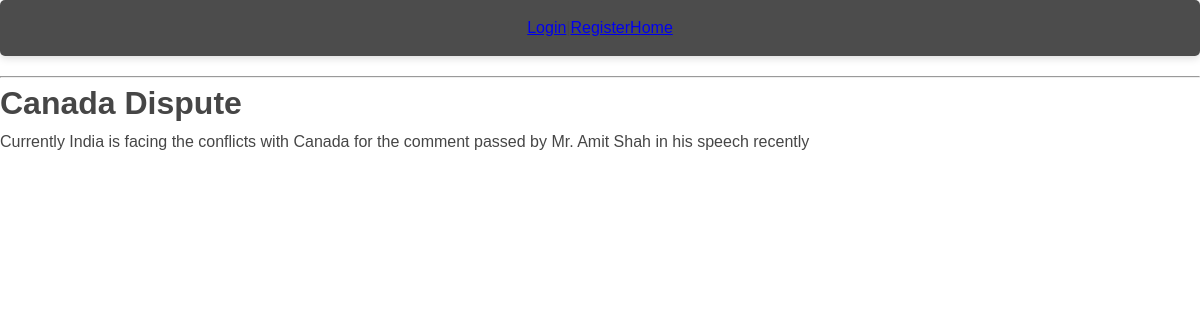
Screenshot of /post/2 with the database file from the repository.
### app.py (models this page shows)
class BlogPost(db.Model):
    id = db.Column(db.Integer, primary_key=True)
    title = db.Column(db.String(100), nullable=False)
    content = db.Column(db.Text, nullable=False)
    date_posted = db.Column(db.DateTime, default=datetime.utcnow)
    author_id = db.Column(db.Integer, db.ForeignKey('user.id'), nullable=False)

### app.py (the view)
@app.route('/post/<int:post_id>')
def view_post(post_id):
    post = BlogPost.query.get_or_404(post_id)
    return render_template('post.html', post=post)

### templates/post.html (shortened to what this page needs)
{% extends "layout.html" %}
{% block content %}
    <h1>{{ post.title }}</h1>
    <p>{{ post.content }}</p>
{% endblock %}

### static/css/new_style.css (style rules this page uses)
* { margin: 0; padding: 0; box-sizing: border-box; font-family: 'Arial', sans-serif; }
body { background-color: #6d93da; color: #464646; font-size: 16px; line-height: 1.6; background-image: url('../images/Logodbms.png'); background-size: cover; background-position: center; background-attachment: fixed; }

### rows the page displays
BlogPost: title "Canada Dispute", content "Currently India is facing the conflicts with Canada for the comment passed by Mr. Amit Shah in his speech recently"
